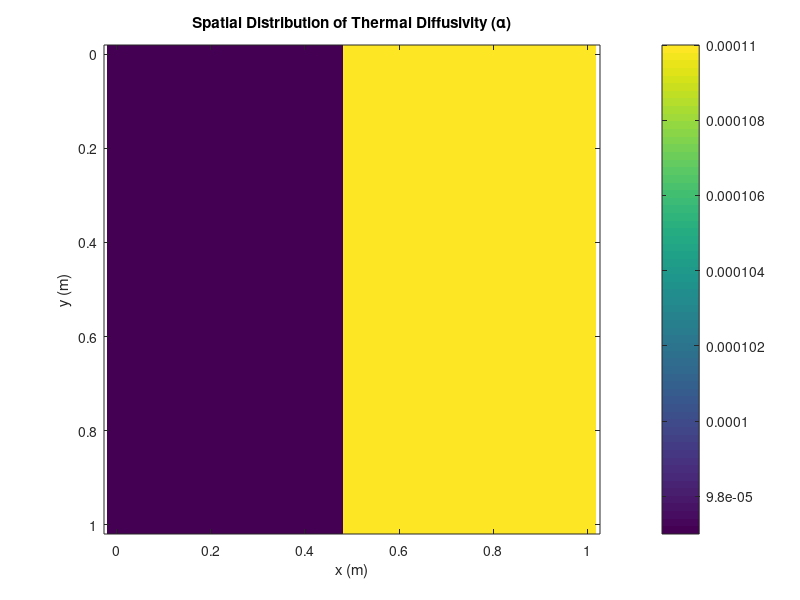
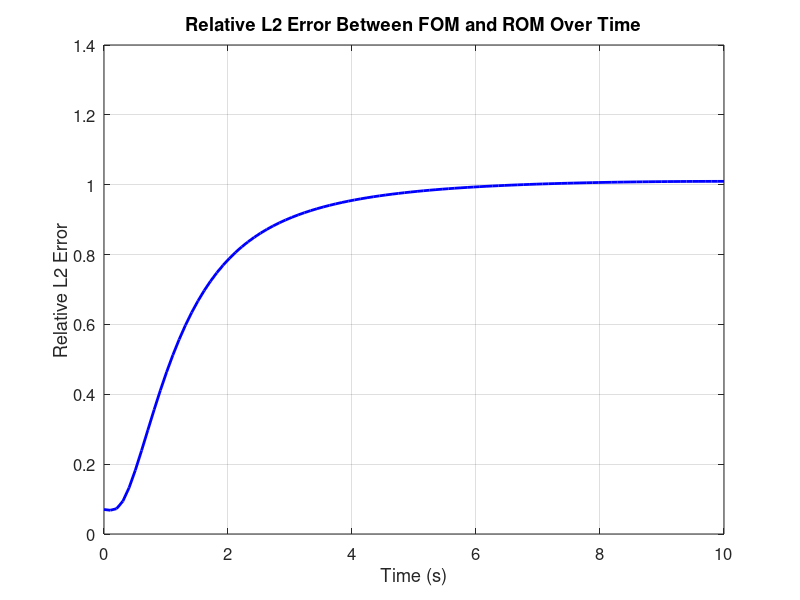
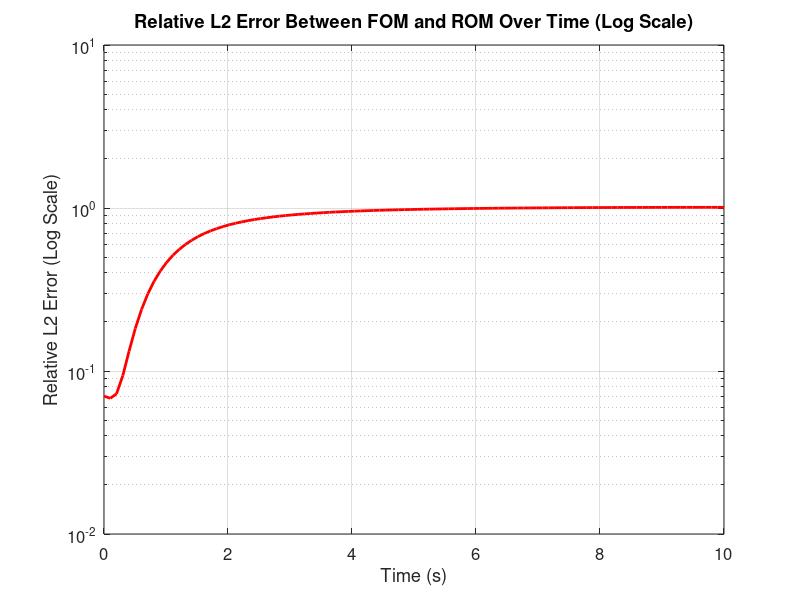
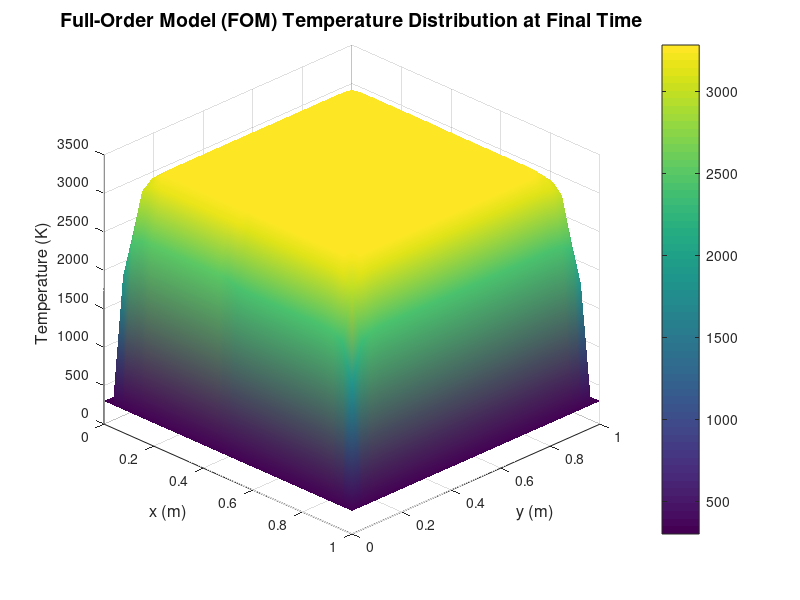

Source code (MATLAB) for these figures, in order:
% Galerkin POD Implementation for Half Aluminum and Half Copper Plate with Time-Dependent Heat Generation

%% Clear Workspace and Command Window
clear; clc; close all;

%% 1. Define the Composite Plate Geometry and Material Properties

% Plate dimensions (meters)
Lx = 1.0; % Length in x-direction
Ly = 1.0; % Length in y-direction

% Number of grid points (interior points)
nx = 25; % Number of interior grid points in x
ny = 25; % Number of interior grid points in y
% Note: Increase nx and ny for higher resolution (e.g., 50), but ode45 may become slow

% Spatial discretization
dx = Lx / (nx + 1);
dy = Ly / (ny + 1);

% Create spatial grid including boundary points
x = linspace(0, Lx, nx+2); % x = [0, dx, 2dx, ..., Lx]
y = linspace(0, Ly, ny+2);
[X_grid, Y_grid] = meshgrid(x, y);

% Thermal diffusivities (m^2/s)
alpha_Al = 9.7e-5;  % Aluminum
alpha_Cu = 1.1e-4;  % Copper

% Initialize thermal diffusivity matrix (ny+2 x nx+2)
alpha = alpha_Al * ones(ny+2, nx+2); % Start with aluminum

% Assign copper diffusivity to the right half
half_x = ceil((nx+2)/2);
alpha(:, half_x:end) = alpha_Cu;

% Visualize thermal diffusivity distribution
figure;
imagesc(x, y, alpha);
colorbar;
title('Spatial Distribution of Thermal Diffusivity (\alpha)');
xlabel('x (m)');
ylabel('y (m)');
axis equal tight;

%% 2. Discretize the 2D Heat Equation Using Finite Differences

% Number of interior points
N = nx * ny;

% Initialize the thermal diffusivity for interior points (vector form)
alpha_vec = alpha(2:end-1, 2:end-1); % Exclude boundaries
alpha_vec = alpha_vec(:); % Flatten to vector

% Construct the Laplacian operator with variable diffusivity
% We use central differences and handle variable alpha

% Preallocate sparse matrix entries
row = [];
col = [];
val = [];

% Function to map 2D indices to 1D
idx = @(i, j) (j-1)*nx + i;

for j = 1:ny
    for i = 1:nx
        k = idx(i,j);
        % Current alpha
        alpha_ij = alpha_vec(k);
        
        % Center coefficient
        row(end+1) = k;
        col(end+1) = k;
        val(end+1) = -2*(alpha_ij / dx^2 + alpha_ij / dy^2);
        
        % East neighbor
        if i < nx
            row(end+1) = k;
            col(end+1) = idx(i+1, j);
            val(end+1) = alpha_ij / dx^2;
        end
        
        % West neighbor
        if i > 1
            row(end+1) = k;
            col(end+1) = idx(i-1, j);
            val(end+1) = alpha_ij / dx^2;
        end
        
        % North neighbor
        if j < ny
            row(end+1) = k;
            col(end+1) = idx(i, j+1);
            val(end+1) = alpha_ij / dy^2;
        end
        
        % South neighbor
        if j > 1
            row(end+1) = k;
            col(end+1) = idx(i, j-1);
            val(end+1) = alpha_ij / dy^2;
        end
    end
end

% Assemble the sparse Laplacian matrix
L = sparse(row, col, val, N, N);

%% 3. Initial Conditions and Boundary Conditions

% Initial temperature (K)
T_initial = 100; % Uniform initial temperature

% Initialize temperature matrix including boundaries
T0_matrix = T_initial * ones(ny+2, nx+2);

% Apply boundary conditions (constant temperature on all boundaries)
T0_matrix(:,1) = 300;        % Left boundary
T0_matrix(:,end) = 300;      % Right boundary
T0_matrix(1,:) = 300;        % Bottom boundary
T0_matrix(end,:) = 300;      % Top boundary

% Extract interior temperatures and flatten to vector
T0 = T0_matrix(2:end-1, 2:end-1);
T0 = T0(:);

%% 4. Define the Time-Dependent Internal Heat Generation Function

% Define the internal heat generation function (time-dependent)
heat_generation = @(t) 500 * sin(pi * t / 10); % Example: varies with time

%% 5. Define the ODE Function

% Define the ODE function as an anonymous function
% ODE function: dTdt = L * T + heat_generation(t)
heat_ode = @(t, T) L * T + heat_generation(t) * ones(N, 1); % Adjust for heat generation

%% 6. Solve the Full-Order Model Using ode45

% Time discretization for ODE
Tf = 10.0; % Final time (seconds)
dt = 0.1;  % Time step size (unused in ode45)
nt_output = 100; % Number of output time points
t_output = linspace(0, Tf, nt_output); % Define common output time points

% Options for ode45 to control accuracy and ensure outputs at t_output
options = odeset('RelTol',1e-4,'AbsTol',1e-6,'OutputFcn',[]);

fprintf('Solving the Full-Order Model (FOM) using ode45...\n');
tic;
[t_fom, T_fom] = ode45(heat_ode, t_output, T0, options);
toc;
fprintf('FOM solution completed.\n');

%% 7. Perform Proper Orthogonal Decomposition (POD)

% Collect snapshots (columns of temperature vectors)
snapshots = T_fom'; % Each column is a snapshot at a time step

% Compute Singular Value Decomposition (SVD)
fprintf('Performing Singular Value Decomposition (SVD)...\n');
[U, S, V] = svd(snapshots, 'econ');

% Compute cumulative energy
singular_values = diag(S);
energy = cumsum(singular_values.^2) / sum(singular_values.^2);

% Determine number of modes to retain (e.g., 99% energy)
energy_threshold = 0.99;
r = find(energy >= energy_threshold, 1, 'first');

fprintf('Number of POD modes retained: %d out of %d\n', r, N);

% Truncate to r modes
U_r = U(:,1:r);
S_r = S(1:r,1:r);
V_r = V(:,1:r);

%% 8. Construct the Galerkin Reduced-Order Model (ROM)

% Project the Laplacian matrix L onto the reduced basis
L_r = U_r' * L * U_r;

% Define the ODE function for ROM
heat_ode_rom = @(t, a) L_r * a + heat_generation(t) * ones(r, 1); % Adjusted for ROM

%% 9. Solve the ROM Using ode45

% Initial conditions for ROM
a0_rom = U_r' * T0;

% Time span for ROM (same as FOM)
time_span_rom = t_output; % Ensure same time points

% Solve the ROM using ode45 with specified output times
fprintf('Solving the Reduced-Order Model (ROM) using ode45...\n');
tic;
[t_rom, a_rom] = ode45(heat_ode_rom, time_span_rom, a0_rom, options);
toc;
fprintf('ROM solution completed.\n');

%% 10. Reconstruct the Full Solution from ROM

% Reconstruct temperature snapshots from ROM coefficients
T_rom = U_r * a_rom'; % Each column corresponds to a snapshot

% Add boundary conditions back to reconstructed snapshots
% Initialize with boundary temperatures
T_rom_full = 300 * ones(ny+2, nx+2, length(t_rom));

for k = 1:length(t_rom)
    % Reshape interior temperatures
    T_interior = reshape(T_rom(:,k), nx, ny);
    
    % Insert into full temperature matrix
    T_full = 300 * ones(ny+2, nx+2);
    T_full(2:end-1, 2:end-1) = T_interior;
    
    % Store the full temperature matrix
    T_rom_full(:,:,k) = T_full;
end

%% 11. Compute and Plot the Relative L2 Error Over Time

fprintf('Computing the Relative L2 Error at each time step...\n');

% Initialize error vector
relative_error = zeros(length(t_fom), 1);

% Compute relative L2 error at each snapshot
for k = 1:length(t_fom)
    % Full-order temperature at time k
    T_full_k = T_fom(k, :)'; % Column vector
    
    % Reduced-order reconstructed temperature at time k
    T_rom_k = T_rom(:,k); % Column vector
    
    % Compute L2 norm of the difference
    numerator = norm(T_full_k - T_rom_k, 2);
    
    % Compute L2 norm of the full-order solution
    denominator = norm(T_full_k, 2);
    
    % Compute relative error
    relative_error(k) = numerator / denominator;
end

% Plot Relative L2 Error Over Time
figure;
plot(t_fom, relative_error, 'b-', 'LineWidth', 2);
xlabel('Time (s)', 'FontSize', 12);
ylabel('Relative L2 Error', 'FontSize', 12);
title('Relative L2 Error Between FOM and ROM Over Time', 'FontSize', 14);
grid on;
set(gca, 'FontSize', 12);

% Optionally, plot error on a logarithmic scale
figure;
semilogy(t_fom, relative_error, 'r-', 'LineWidth', 2);
xlabel('Time (s)', 'FontSize', 12);
ylabel('Relative L2 Error (Log Scale)', 'FontSize', 12);
title('Relative L2 Error Between FOM and ROM Over Time (Log Scale)', 'FontSize', 14);
grid on;
set(gca, 'FontSize', 12);

% Display maximum error information
[max_error, max_idx] = max(relative_error);
fprintf('Maximum Relative L2 Error: %.4f at time t = %.2f seconds.\n', max_error, t_fom(max_idx));

%% 12. Visualize the Temperature Distribution at Final Time

% Full-order model temperature at final time
T_fom_final = T_fom(end, :)'; % Column vector

% Reduced-order model reconstructed temperature at final time
T_rom_final = T_rom(:,end); % Column vector

% Reshape to 2D for visualization
T_fom_final_matrix = 300 * ones(ny+2, nx+2); % Initialize with boundary temperatures
T_fom_final_matrix(2:end-1, 2:end-1) = reshape(T_fom_final, nx, ny);

T_rom_final_matrix = 300 * ones(ny+2, nx+2); % Initialize with boundary temperatures
T_rom_final_matrix(2:end-1, 2:end-1) = reshape(T_rom_final, nx, ny);

% Create spatial grid for plotting
[X_plot, Y_plot] = meshgrid(x, y);

% Plot Full-Order Model Solution
figure;
surf(X_plot, Y_plot, T_fom_final_matrix, 'EdgeColor', 'none');
xlabel('x (m)', 'FontSize', 12);
ylabel('y (m)', 'FontSize', 12);
zlabel('Temperature (K)', 'FontSize', 12);
title('Full-Order Model (FOM) Temperature Distribution at Final Time', 'FontSize', 14);
shading interp;
colorbar;
view(45, 30);

% Plot Reduced-Order Model Solution
figure;
surf(X_plot, Y_plot, T_rom_final_matrix, 'EdgeColor', 'none');
xlabel('x (m)', 'FontSize', 12);
ylabel('y (m)', 'FontSize', 12);
zlabel('Temperature (K)', 'FontSize', 12);
title('Reduced-Order Model (ROM) Temperature Distribution at Final Time', 'FontSize', 14);
shading interp;
colorbar;
view(45, 30);

%% 13. Plot Temporal Envelope for Selected Point

% Define the selected spatial point (e.g., at the center of the plate)
% Adjust these indices according to your spatial grid size
x_selected_index = ceil((nx+2)/2); % Middle point in x-direction
y_selected_index = ceil((ny+2)/2); % Middle point in y-direction

% Extract temperature data for the selected point
T_fom_selected = T_fom(:, idx(x_selected_index - 1, y_selected_index - 1)); % FOM
T_rom_selected = T_rom(idx(x_selected_index - 1, y_selected_index - 1), :); % ROM

% Plotting
figure;
plot(t_fom, T_fom_selected, 'b-', 'LineWidth', 2, 'DisplayName', 'Full-Order Model (FOM)');
hold on;
plot(t_rom, T_rom_selected, 'r--', 'LineWidth', 2, 'DisplayName', 'Reduced-Order Model (ROM)');
hold off;

xlabel('Time (s)', 'FontSize', 12);
ylabel('Temperature (K)', 'FontSize', 12);
title('Temporal Envelope at Selected Point', 'FontSize', 14);
legend('Location', 'Best');
grid on;
set(gca, 'FontSize', 12);
